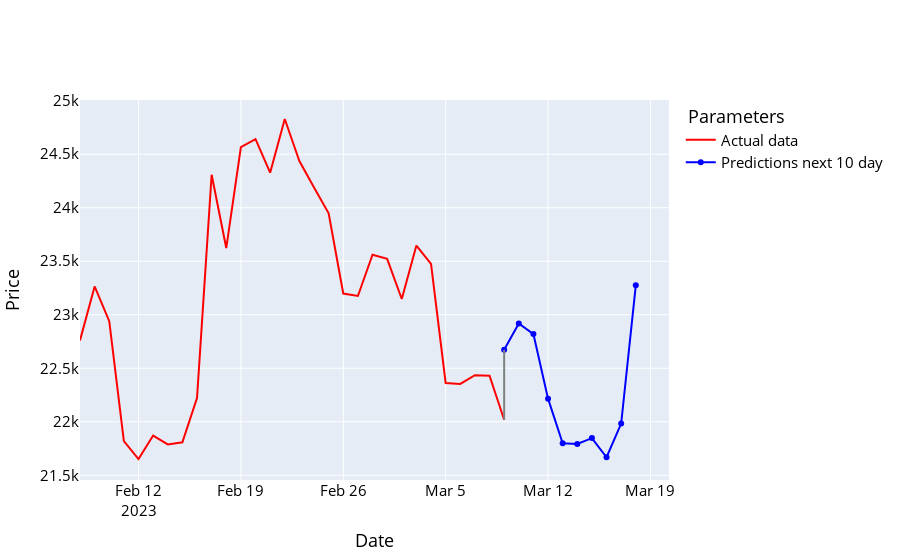

Here is the notebook cell this chart was saved with:
### Code cell
names = cycle(['Predictions next 10 day', 'Actual data '])

fig = go.Figure()

fig.add_trace(go.Scatter(x=y_future_data.index, y=y_future_data['Adj Close'], name='Actual data ',
                         line=dict(width=2, color='red')))
fig.add_trace(go.Scatter(x=prediction_df.index, y=prediction_df['Adj Close'], name='Predictions next 10 day',
                         line=dict(width=2, color='blue')))

fig.add_shape(type='line',
              x0=prediction_df.index[0], y0=prediction_df['Adj Close'][0],
              x1=y_future_data.index[-1], y1=y_future_data['Adj Close'][-1],
              line=dict(color='grey', width=2))
fig.update_layout(xaxis_title='Date', yaxis_title='Price',
                  font_size=15, font_color='black', legend_title_text=' Parameters')
fig.show()

### Figure 1 — Plotly figure (JSON) as saved in the notebook; plotly's stock layout.template omitted (floating-point values rounded to 4 significant figures)
{"data": [{"line": {"color": "red", "width": 2}, "name": "Actual data ", "type": "scatter", "x": ["2023-02-08T00:00:00", "2023-02-09T00:00:00", "2023-02-10T00:00:00", "2023-02-11T00:00:00", "2023-02-12T00:00:00", "2023-02-13T00:00:00", "2023-02-14T00:00:00", "2023-02-15T00:00:00", "2023-02-16T00:00:00", "2023-02-17T00:00:00", "2023-02-18T00:00:00", "2023-02-19T00:00:00", "2023-02-20T00:00:00", "2023-02-21T00:00:00", "2023-02-22T00:00:00", "2023-02-23T00:00:00", "2023-02-24T00:00:00", "2023-02-25T00:00:00", "2023-02-26T00:00:00", "2023-02-27T00:00:00", "2023-02-28T00:00:00", "2023-03-01T00:00:00", "2023-03-02T00:00:00", "2023-03-03T00:00:00", "2023-03-04T00:00:00", "2023-03-05T00:00:00", "2023-03-06T00:00:00", "2023-03-07T00:00:00", "2023-03-08T00:00:00", "2023-03-09T00:00:00"], "y": [22760.0, 23260.0, 22940.0, 21820.0, 21650.0, 21870.0, 21790.0, 21810.0, 22220.0, 24310.0, 23620.0, 24570.0, 24640.0, 24330.0, 24830.0, 24440.0, 24190.0, 23950.0, 23200.0, 23180.0, 23560.0, 23520.0, 23150.0, 23650.0, 23480.0, 22360.0, 22350.0, 22440.0, 22430.0, 22020.0]}, {"line": {"color": "blue", "width": 2}, "name": "Predictions next 10 day", "type": "scatter", "x": ["2023-03-09T00:00:00", "2023-03-10T00:00:00", "2023-03-11T00:00:00", "2023-03-12T00:00:00", "2023-03-13T00:00:00", "2023-03-14T00:00:00", "2023-03-15T00:00:00", "2023-03-16T00:00:00", "2023-03-17T00:00:00", "2023-03-18T00:00:00"], "y": [22670.0, 22920.0, 22820.0, 22220.0, 21800.0, 21790.0, 21850.0, 21670.0, 21980.0, 23270.0]}], "layout": {"font": {"color": "black", "size": 15}, "legend": {"title": {"text": " Parameters"}}, "shapes": [{"line": {"color": "grey", "width": 2}, "type": "line", "x0": "2023-03-09T00:00:00", "x1": "2023-03-09T00:00:00", "y0": 22670.0, "y1": 22020.0}], "xaxis": {"title": {"text": "Date"}}, "yaxis": {"title": {"text": "Price"}}}}
